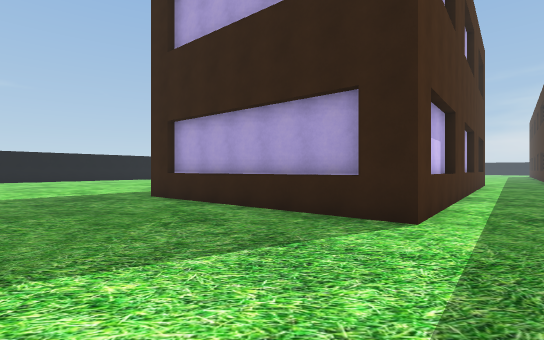
View 1 (above)

24 first-person views from a walk through a scene from a Unity 3-D project. The camera is 1.5 m above the floor, looks level and sees 85° across. The floor is counted in squares, 2 m on a side. Each view is taken from the middle of a square. On the plan, view 1 faces up. The plan holds only what a view shows up to about 10 squares ahead; the rest is blank. The place goes on beyond the plan. Some animated figures are left out.

View 2
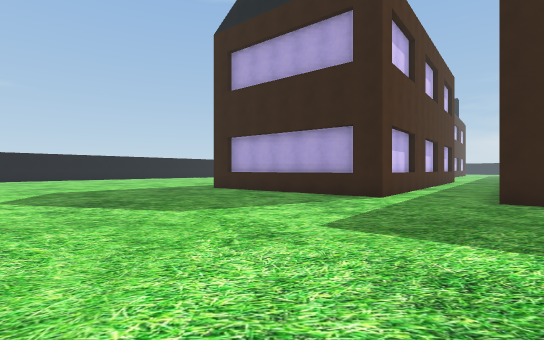

View 3
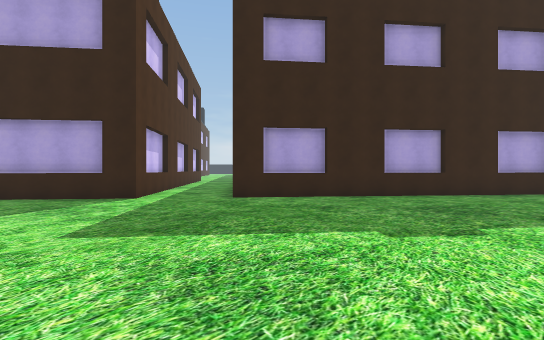

View 4
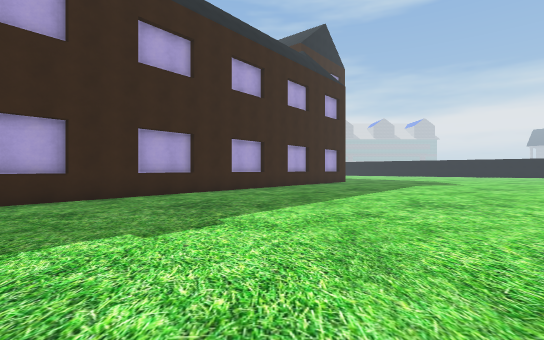

View 5
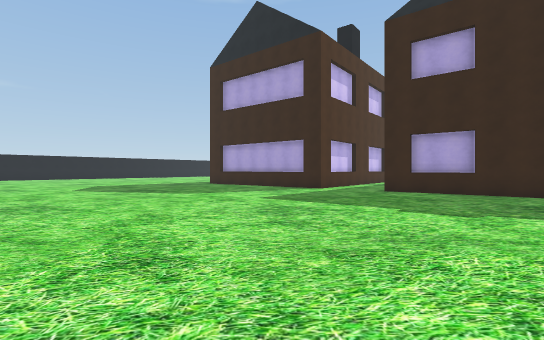

View 6
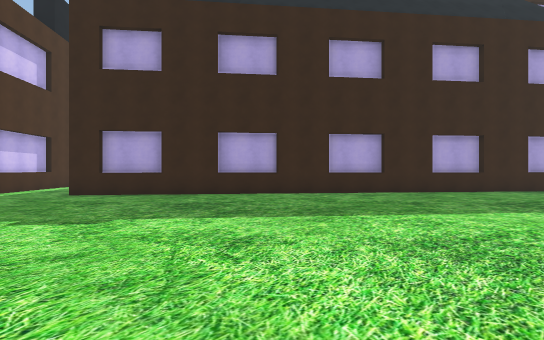

View 7
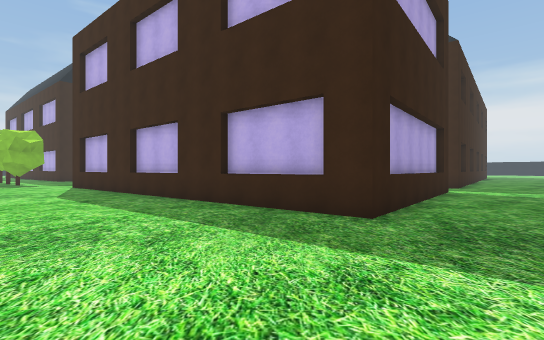

View 8
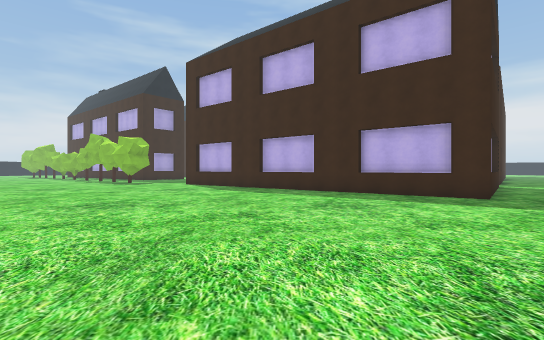

View 9
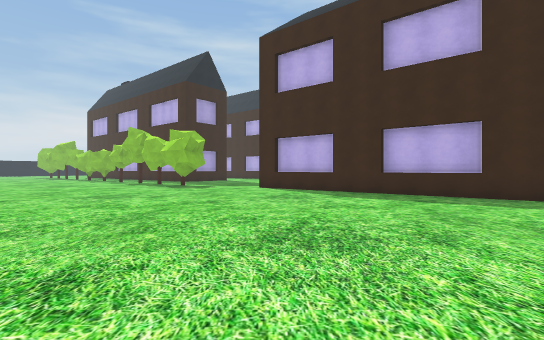

View 10
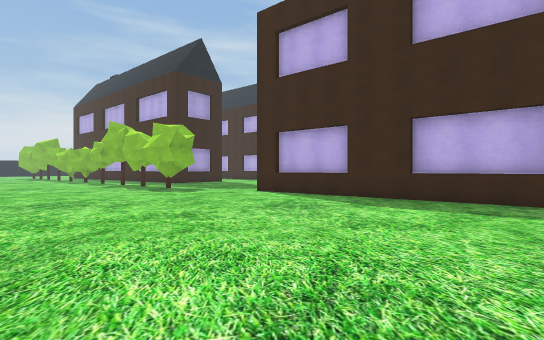

View 11
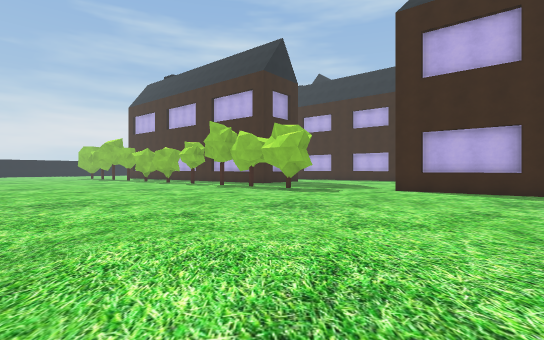

View 12
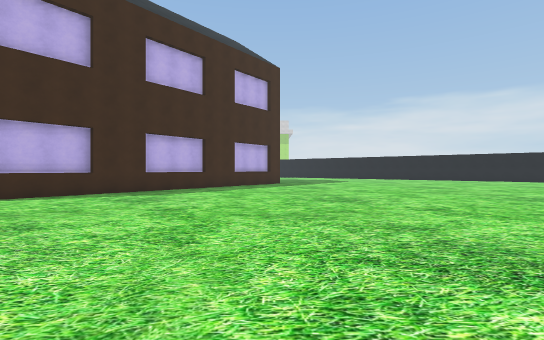

View 13
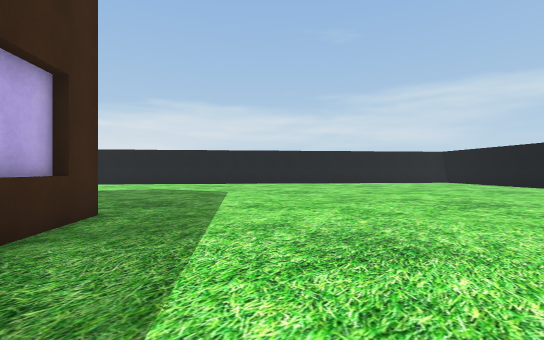

View 14
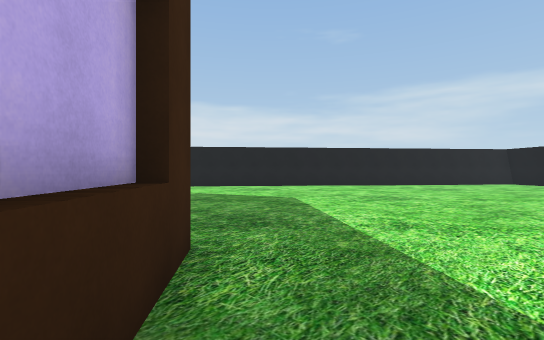

View 15
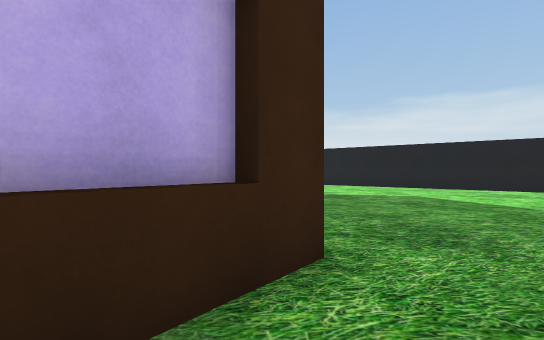

View 16
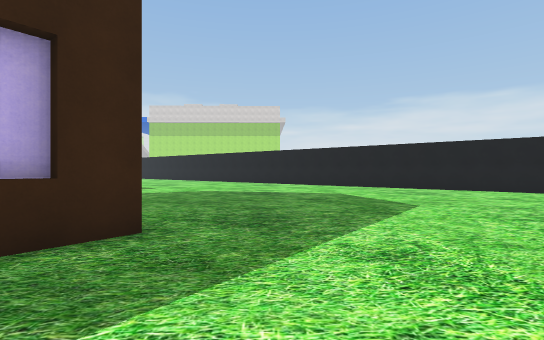

View 17
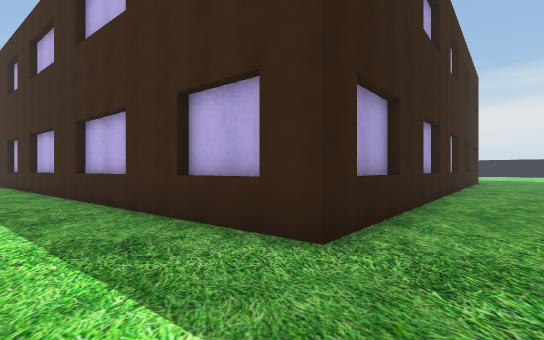

View 18
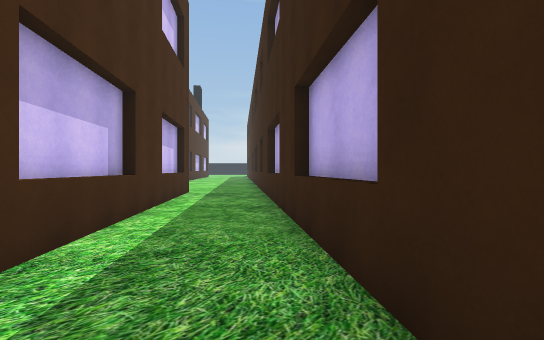

View 19
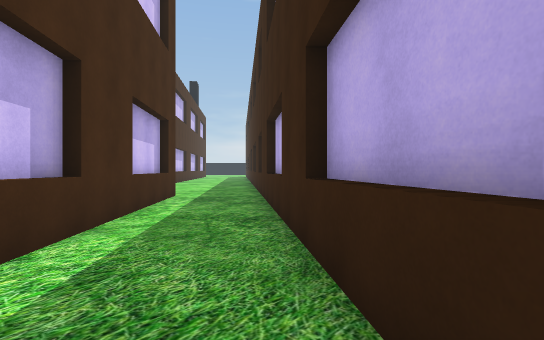

View 20
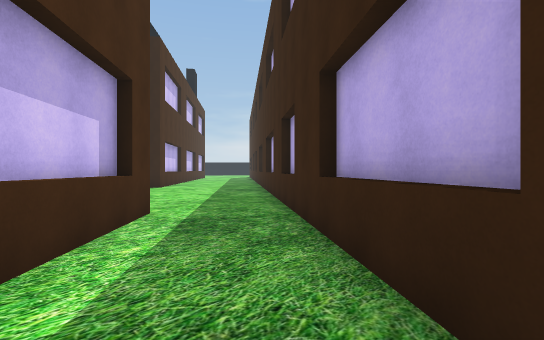

View 21
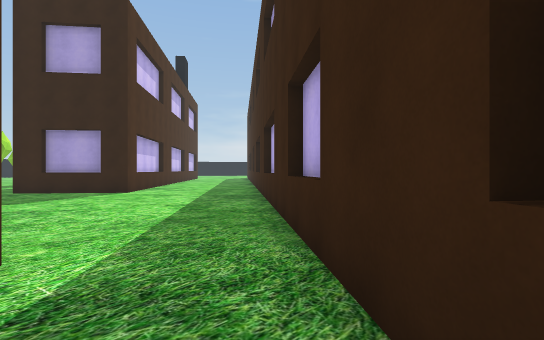

View 22
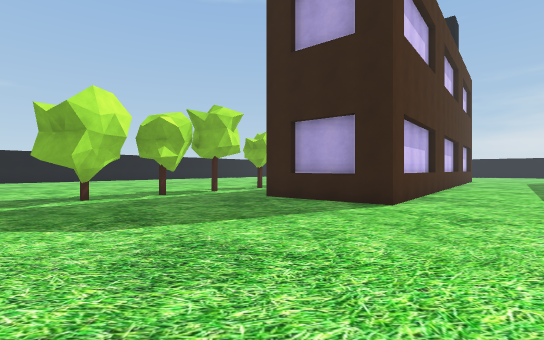

View 23
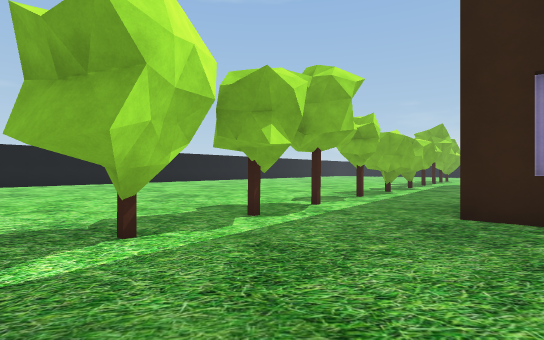

View 24
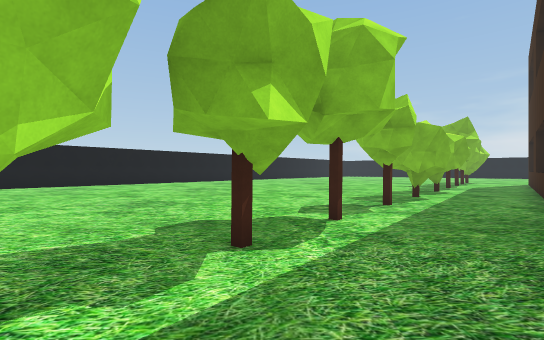

### Floor plan
Key: @ floor where view 1 was taken; # wall or solid block; . floor.
Columns run from 14 left of view 1 to 16 right of it. Each row starts with its distance up from view 1.
 31               ............. #..
 30               ............#...#
 29              .............#...#
 28              ................
 27             ............#...
 26            ................
 25           .............#..   ##
 24          .............#...   #.
 23         .................#####.
 22         ............#......##..
 21        ........................
 20       ............. ...........
 19      ..............  ..........
 18      ..............   .........
 17     ..............#    .......#
 16    ..............##     .....##
 15    .............##      ....##
 14    ............##      ##...#
 13 ..............##      ##...##
 12 ..............#      ##...##
 11  ............##      #...##
 10 ............##      ##..##
  9 ...........##      ##..##
  8  ..........###    ##...#
  7   ...........##  ##...##
  6    ...........####...##
  5    ............##...##
  4   .................##
  3  ..................##
  2 ##................###
  1  ##.................##
  0        .......@......##
 -1         ..............###
 -2         ................##
 -3          ................##
 -4           ................##
 -5            ................#
 -6             .................
 -7              ................
 -8               . ..........

Where each view was taken, in squares from view 1:
view 1: 0 up, 0 right, facing up
view 2: 4 down, 1 left, facing up
view 3: 4 down, 1 left, facing up-right
view 4: 4 down, 1 left, facing right
view 5: 8 down, 0 right, facing up
view 6: 8 down, 2 right, facing up-right
view 7: 10 up, 8 left, facing right
view 8: 14 up, 11 left, facing right
view 9: 18 up, 8 left, facing right
view 10: 18 up, 6 left, facing right
view 11: 23 up, 6 left, facing right
view 12: 25 up, 3 left, facing down
view 13: 14 up, 2 left, facing down-left
view 14: 11 up, 2 left, facing down-left
view 15: 11 up, 3 left, facing down
view 16: 12 up, 5 left, facing down
view 17: 3 up, 1 right, facing right
view 18: 5 up, 5 right, facing up-right
view 19: 6 up, 6 right, facing up-right
view 20: 9 up, 8 right, facing up-right
view 21: 11 up, 10 right, facing up-right
view 22: 15 up, 11 right, facing up
view 23: 19 up, 8 right, facing up
view 24: 21 up, 8 right, facing up
